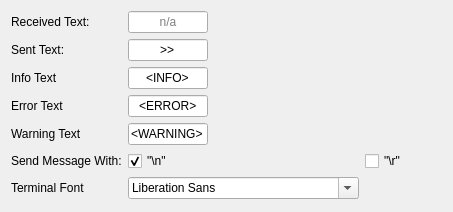
          <widget class="QWidget" name="toolBoxPageTerminal">
           <property name="geometry">
            <rect>
             <x>0</x>
             <y>-18</y>
             <width>453</width>
             <height>212</height>
            </rect>
           </property>
           <attribute name="label">
            <string>Terminal</string>
           </attribute>
           <layout class="QGridLayout" name="gridLayout_5">
            <item row="2" column="0">
             <widget class="QLabel" name="label_6">
              <property name="sizePolicy">
               <sizepolicy hsizetype="Maximum" vsizetype="Preferred">
                <horstretch>0</horstretch>
                <verstretch>0</verstretch>
               </sizepolicy>
              </property>
              <property name="text">
               <string>Info Text</string>
              </property>
             </widget>
            </item>
            <item row="6" column="1">
             <widget class="QCheckBox" name="checkBox_newline">
              <property name="text">
               <string>&quot;\n&quot;</string>
              </property>
              <property name="checked">
               <bool>true</bool>
              </property>
             </widget>
            </item>
            <item row="4" column="0">
             <widget class="QLabel" name="label_8">
              <property name="sizePolicy">
               <sizepolicy hsizetype="Maximum" vsizetype="Preferred">
                <horstretch>0</horstretch>
                <verstretch>0</verstretch>
               </sizepolicy>
              </property>
              <property name="text">
               <string>Warning Text</string>
              </property>
             </widget>
            </item>
            <item row="6" column="2">
             <widget class="QCheckBox" name="checkBox_return">
              <property name="text">
               <string>&quot;\r&quot;</string>
              </property>
             </widget>
            </item>
            <item row="6" column="0">
             <widget class="QLabel" name="label_12">
              <property name="text">
               <string>Send Message With:</string>
              </property>
             </widget>
            </item>
            <item row="3" column="0">
             <widget class="QLabel" name="label_7">
              <property name="sizePolicy">
               <sizepolicy hsizetype="Maximum" vsizetype="Preferred">
                <horstretch>0</horstretch>
                <verstretch>0</verstretch>
               </sizepolicy>
              </property>
              <property name="text">
               <string>Error Text</string>
              </property>
             </widget>
            </item>
            <item row="0" column="3">
             <spacer name="horizontalSpacer_3">
              <property name="orientation">
               <enum>Qt::Horizontal</enum>
              </property>
              <property name="sizeHint" stdset="0">
               <size>
                <width>40</width>
                <height>20</height>
               </size>
              </property>
             </spacer>
            </item>
            <item row="8" column="1">
             <spacer name="verticalSpacer_2">
              <property name="orientation">
               <enum>Qt::Vertical</enum>
              </property>
              <property name="sizeHint" stdset="0">
               <size>
                <width>20</width>
                <height>40</height>
               </size>
              </property>
             </spacer>
            </item>
            <item row="0" column="0">
             <widget class="QLabel" name="label_5">
              <property name="sizePolicy">
               <sizepolicy hsizetype="Maximum" vsizetype="Preferred">
                <horstretch>0</horstretch>
                <verstretch>0</verstretch>
               </sizepolicy>
              </property>
              <property name="text">
               <string>Received Text:</string>
              </property>
             </widget>
            </item>
            <item row="1" column="0">
             <widget class="QLabel" name="label_4">
              <property name="sizePolicy">
               <sizepolicy hsizetype="Maximum" vsizetype="Preferred">
                <horstretch>0</horstretch>
                <verstretch>0</verstretch>
               </sizepolicy>
              </property>
              <property name="text">
               <string>Sent Text:</string>
              </property>
             </widget>
            </item>
            <item row="0" column="1">
             <widget class="QLineEdit" name="lineEdit_receivedText">
              <property name="sizePolicy">
               <sizepolicy hsizetype="Preferred" vsizetype="Fixed">
                <horstretch>0</horstretch>
                <verstretch>0</verstretch>
               </sizepolicy>
              </property>
              <property name="maximumSize">
               <size>
                <width>80</width>
                <height>16777215</height>
               </size>
              </property>
              <property name="toolTip">
               <string>&lt;html&gt;&lt;head/&gt;&lt;body&gt;&lt;p&gt;The first char of a command to differentiate it from text to the device. &lt;/p&gt;&lt;p&gt;Ex. &amp;quot;$&amp;quot; will force every command to begin with $.  &lt;/p&gt;&lt;/body&gt;&lt;/html&gt;</string>
              </property>
              <property name="whatsThis">
               <string>A char to identify commands to serial killer vs commands to the device. Ex. &quot;$&quot; would require all commands to start with &quot;$&quot;</string>
              </property>
              <property name="text">
               <string/>
              </property>
              <property name="maxLength">
               <number>2</number>
              </property>
              <property name="alignment">
               <set>Qt::AlignCenter</set>
              </property>
              <property name="placeholderText">
               <string>n/a</string>
              </property>
             </widget>
            </item>
            <item row="1" column="1">
             <widget class="QLineEdit" name="lineEdit_sentText">
              <property name="sizePolicy">
               <sizepolicy hsizetype="Preferred" vsizetype="Fixed">
                <horstretch>0</horstretch>
                <verstretch>0</verstretch>
               </sizepolicy>
              </property>
              <property name="maximumSize">
               <size>
                <width>80</width>
                <height>16777215</height>
               </size>
              </property>
              <property name="toolTip">
               <string>&lt;html&gt;&lt;head/&gt;&lt;body&gt;&lt;p&gt;The first char of a command to differentiate it from text to the device. &lt;/p&gt;&lt;p&gt;Ex. &amp;quot;$&amp;quot; will force every command to begin with $.  &lt;/p&gt;&lt;/body&gt;&lt;/html&gt;</string>
              </property>
              <property name="whatsThis">
               <string>A char to identify commands to serial killer vs commands to the device. Ex. &quot;$&quot; would require all commands to start with &quot;$&quot;</string>
              </property>
              <property name="text">
               <string>&gt;&gt;</string>
              </property>
              <property name="maxLength">
               <number>3</number>
              </property>
              <property name="alignment">
               <set>Qt::AlignCenter</set>
              </property>
              <property name="placeholderText">
               <string>n/a</string>
              </property>
             </widget>
            </item>
            <item row="2" column="1">
             <widget class="QLineEdit" name="lineEdit_infoText">
              <property name="sizePolicy">
               <sizepolicy hsizetype="Preferred" vsizetype="Fixed">
                <horstretch>0</horstretch>
                <verstretch>0</verstretch>
               </sizepolicy>
              </property>
              <property name="maximumSize">
               <size>
                <width>80</width>
                <height>16777215</height>
               </size>
              </property>
              <property name="toolTip">
               <string>&lt;html&gt;&lt;head/&gt;&lt;body&gt;&lt;p&gt;The first char of a command to differentiate it from text to the device. &lt;/p&gt;&lt;p&gt;Ex. &amp;quot;$&amp;quot; will force every command to begin with $.  &lt;/p&gt;&lt;/body&gt;&lt;/html&gt;</string>
              </property>
              <property name="whatsThis">
               <string>A char to identify commands to serial killer vs commands to the device. Ex. &quot;$&quot; would require all commands to start with &quot;$&quot;</string>
              </property>
              <property name="text">
               <string>&lt;INFO&gt;</string>
              </property>
              <property name="maxLength">
               <number>20</number>
              </property>
              <property name="alignment">
               <set>Qt::AlignCenter</set>
              </property>
              <property name="placeholderText">
               <string>n/a</string>
              </property>
             </widget>
            </item>
            <item row="3" column="1">
             <widget class="QLineEdit" name="lineEdit_errorText">
              <property name="sizePolicy">
               <sizepolicy hsizetype="Preferred" vsizetype="Fixed">
                <horstretch>0</horstretch>
                <verstretch>0</verstretch>
               </sizepolicy>
              </property>
              <property name="maximumSize">
               <size>
                <width>80</width>
                <height>16777215</height>
               </size>
              </property>
              <property name="toolTip">
               <string>&lt;html&gt;&lt;head/&gt;&lt;body&gt;&lt;p&gt;The first char of a command to differentiate it from text to the device. &lt;/p&gt;&lt;p&gt;Ex. &amp;quot;$&amp;quot; will force every command to begin with $.  &lt;/p&gt;&lt;/body&gt;&lt;/html&gt;</string>
              </property>
              <property name="whatsThis">
               <string>A char to identify commands to serial killer vs commands to the device. Ex. &quot;$&quot; would require all commands to start with &quot;$&quot;</string>
              </property>
              <property name="text">
               <string>&lt;ERROR&gt;</string>
              </property>
              <property name="maxLength">
               <number>20</number>
              </property>
              <property name="alignment">
               <set>Qt::AlignCenter</set>
              </property>
              <property name="placeholderText">
               <string>n/a</string>
              </property>
             </widget>
            </item>
            <item row="4" column="1">
             <widget class="QLineEdit" name="lineEdit_warningText">
              <property name="sizePolicy">
               <sizepolicy hsizetype="Preferred" vsizetype="Fixed">
                <horstretch>0</horstretch>
                <verstretch>0</verstretch>
               </sizepolicy>
              </property>
              <property name="maximumSize">
               <size>
                <width>80</width>
                <height>16777215</height>
               </size>
              </property>
              <property name="toolTip">
               <string>&lt;html&gt;&lt;head/&gt;&lt;body&gt;&lt;p&gt;The first char of a command to differentiate it from text to the device. &lt;/p&gt;&lt;p&gt;Ex. &amp;quot;$&amp;quot; will force every command to begin with $.  &lt;/p&gt;&lt;/body&gt;&lt;/html&gt;</string>
              </property>
              <property name="whatsThis">
               <string>A char to identify commands to serial killer vs commands to the device. Ex. &quot;$&quot; would require all commands to start with &quot;$&quot;</string>
              </property>
              <property name="text">
               <string>&lt;WARNING&gt;</string>
              </property>
              <property name="maxLength">
               <number>20</number>
              </property>
              <property name="alignment">
               <set>Qt::AlignCenter</set>
              </property>
              <property name="placeholderText">
               <string>n/a</string>
              </property>
             </widget>
            </item>
            <item row="7" column="1">
             <widget class="QFontComboBox" name="fontComboBox"/>
            </item>
            <item row="7" column="0">
             <widget class="QLabel" name="label_15">
              <property name="text">
               <string>Terminal Font</string>
              </property>
             </widget>
            </item>
           </layout>
          </widget>
